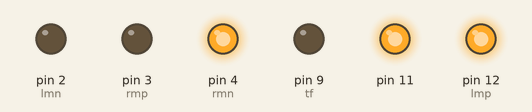
Recording of a sketch running on a simulated Arduino Uno, built with avr-gcc and run on an emulated ATmega328P. Parts: output pins drawn as LEDs (lit = HIGH).

Above: at 0.1 s.
Timing chart, 0 to 1.6 s (numbered marks = the images above):
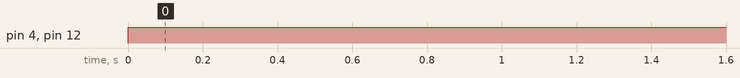

The sketch:

usf_on_board_test.ino
```cpp
#define lmp 12
#define lmn 2
#define rmp 3
#define rmn 4
#define tf 9
#define ef 10
int durationc,cmf;

void setup() {
  // put your setup code here, to run once:
  Serial.begin(9600);
  pinMode(lmp,OUTPUT);
  pinMode(lmn,OUTPUT);
  pinMode(rmp,OUTPUT);
  pinMode(rmn,OUTPUT);
   pinMode(tf,OUTPUT);
   pinMode(ef,INPUT);
   pinMode(11,OUTPUT);
  digitalWrite(11,HIGH);

}

void loop() {
  // put your main code here, to run repeatedly:
 forward();

}

void Ultrasonicfront()
{
  digitalWrite(tf,LOW);
  delayMicroseconds(2);
  digitalWrite(tf,HIGH);
  delayMicroseconds(5);
  digitalWrite(tf,LOW);
  durationc=pulseIn(ef,HIGH);
  cmf=durationc/29/2;
  Serial.println(cmf);

  if(cmf<10)

  {
    stops();
  }
}

  void stops()
  {
  digitalWrite(lmp,LOW);
  digitalWrite(lmn,LOW);
  digitalWrite(rmn,LOW);
  digitalWrite(rmp,LOW);
  }
  void forward()
{
  digitalWrite(lmp,HIGH);
  digitalWrite(lmn,LOW);
  digitalWrite(rmn,HIGH);
  digitalWrite(rmp,LOW);
}
```

Measured:
- by itself, pin 4 (rmn), pin 12 (lmp): LOW → HIGH at 0.00 s
